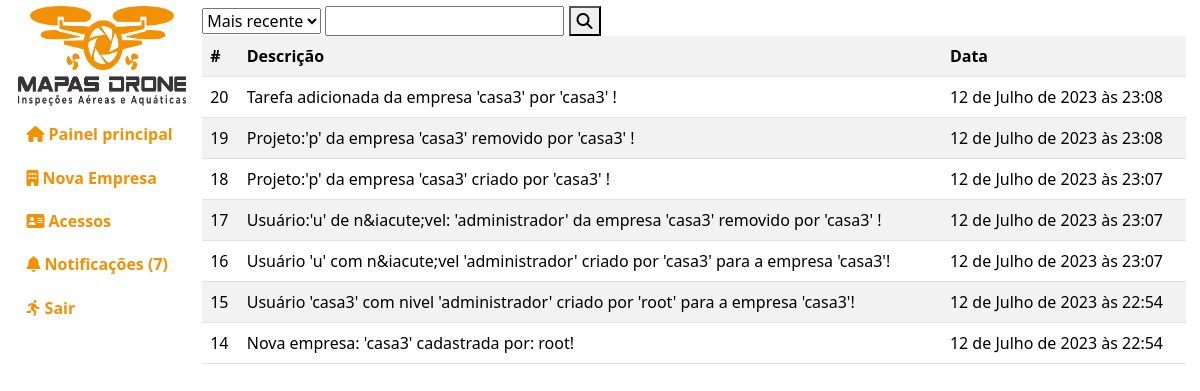
Before: /administracao/notificacoes/ (signed in) with the older database file.
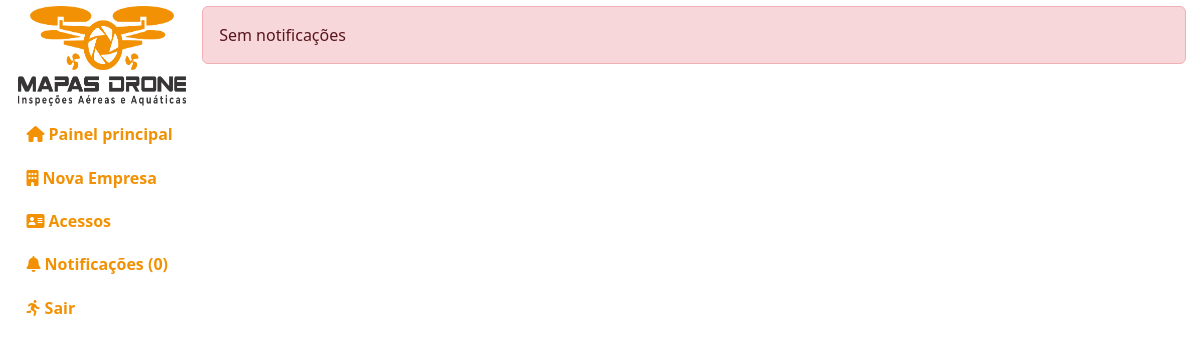
After: the same page with the newer database file.
### empresa/models.py (models this page shows, shortened)
class Notificacoes(models.Model):
    descricao = models.TextField(default="")
    empresa = models.ForeignKey(Empresa, on_delete=models.CASCADE, default="")
    visto = models.BooleanField(default=0)
    data = models.DateTimeField(default=timezone.now)
    class Meta:
        db_table = "notificacoes"
        verbose_name = "Notificacao"
        verbose_name_plural = "Notificacoes"
        ordering = ["-id"]

### administracao/views.py (the view)
# urls.py: path("notificacoes/", views.notificacoes),
def notificacoes(request):
    if request.user.is_authenticated:
        notificacoes = pega_notificacoes(request=request)
        if request.method == "POST":
            if request.POST.get("pesquisa"):
                notificacoes = notificacoes.filter(
                    descricao__contains=request.POST.get("pesquisa"))
            if request.POST.get("ordem") == '2':
                notificacoes = notificacoes.order_by("id")
        pages = paginacao(request, data=notificacoes, qtd_pagina=10)
        update_notificacoes(notificacoes)
        context = {"notificacoes": notificacoes, "pages": pages}
        return render(request, "administracao/public/notificacoes.html", context)
    return redirect("/")

### administracao/views.py (called while the page is built)
def update_notificacoes(notificacoes):
    for n in notificacoes:
        up = Notificacoes.objects.filter(id=n.id)
        up.update(visto=1)

### index/auxiliar.py (called while the page is built)
def pega_notificacoes(request):
    try:
        login = Login.objects.get(usuario=request.user)
        notificacoes = Notificacoes.objects.filter(empresa=login.empresa)
    except:
        notificacoes = Notificacoes.objects.all()
    return notificacoes

### index/funcoes.py (called while the page is built)
def paginacao(request, data, qtd_pagina):
    paginacao = Paginator(data, qtd_pagina)
    page_num = request.GET.get('page')
    page = paginacao.get_page(page_num)
    return page

### templates/administracao/public/notificacoes.html (shortened to what this page needs)
{% extends 'base.html' %}
{% load static %}
{% load django_bootstrap5 %}
{% block css %}
<link rel="stylesheet" href="{% static 'index/css/administracao.css' %}">
{% endblock %}
{% block ld %}
{% if notificacoes %}
<div class="filtro">
    <form action="" method="post">
        <select name="ordem" id="ordem">
            <option value="1">Mais recente</option>
        </select>
        <input type="search" name="pesquisa" id="pesquisa" />
        <button>
            <i class="fa-solid fa-magnifying-glass"></i>
        </button>
    </form>
</div>
<table class="table table-striped">
    <tr>
        <th>#</th>
        <th>Descri&ccedil;&atilde;o</th>
        <th>Data</th>
    </tr>
    {% for page in pages %}
        <tr>
            <td>{{page.id}}</td>
            <td>{{page.descricao}}</td>
            <td>{{page.data}}</td>
        </tr>
    {% endfor %}
</table>
{% else %}
<div class="alert alert-danger">Sem notifica&ccedil;&otilde;es</div>
{% endif %}
{% endblock %}

### templates/base.html (shortened to what this page needs)
{% load static %}
{% load django_bootstrap5 %}
<!DOCTYPE html>
<html lang="pt-BR">
<head>
    {% bootstrap_css %}
    <link rel="stylesheet" href="{% static 'index/css/all.min.css' %}" />
    <link rel="stylesheet" href="{% static 'index/css/index.css' %}" />
    {% block css %}
    {% endblock %}
</head>
<body>
    <div class="le">
        {% block le %}
            {% include 'administracao/lateral-esquerda.html' %}
        {% endblock %}
    </div>
    <div class="ld">
        {% block ld %}
        {% endblock %}
    </div>
</body>
</html>

### templates/administracao/lateral-esquerda.html (shortened to what this page needs)
{% load static %}
<div class="lateral-esquerda">
    <div class="logo">
        <img src="{% static 'index/images/logo.png' %}" width="100%" height="100" alt="">
    </div>
    <a href="/">
        <i class="fa-solid fa-house"></i>
        <span>Painel principal</span>
    </a>
    {% if request.user.is_superuser %}
        <a href="{% url 'nova_empresa-empresa' %}">
            <i class="fa-solid fa-building"></i>
            <span>Nova Empresa</span>
        </a>
        <a href="/administracao/niveis/">
            <i class="fa-solid fa-address-card"></i>
            <span>Acessos</span>
        </a>
    {% endif %}
    <a href="/administracao/notificacoes/">
        <i class="fa-solid fa-bell"></i>
        <span>Notifica&ccedil;&otilde;es ({{notificacoes|length}})</span>
    </a>
    <a href="{% url 'logout-index' %}">
        <i class="fa-solid fa-person-running"></i>
        <span>Sair</span>
    </a>
</div>

### index/static/index/css/index.css (style rules this page uses)
body { overflow:hidden; }

### index/static/index/css/administracao.css (style rules this page uses)
div.le, div.ld { display:inline-block; height: 100vh; padding:0.5%; overflow: auto; }
div.le { width: 15%; border-radius:10px; margin-left:1%; }
div.le div.logo { margin-bottom: 5%; }
div.le a { display: block; height:40px; line-height: 40px; margin-bottom:2%; padding-left:5%; font-weight: bold; color:#f19103; text-decoration:none; }
div.ld { width: 83%; background-color:#fff; }

Changed rows visible on the page:
removed Notificacoes: id "20", descricao "Tarefa adicionada da empresa 'casa3' por 'casa3' !", data "12 de Julho de 2023 às 23:08"
removed Notificacoes: id "19", descricao "Projeto:'p' da empresa 'casa3' removido por 'casa3' !", data "12 de Julho de 2023 às 23:08"
removed Notificacoes: id "18", descricao "Projeto:'p' da empresa 'casa3' criado por 'casa3' !", data "12 de Julho de 2023 às 23:07"
removed Notificacoes: id "17", descricao "Usuário:'u' de n&iacute;vel: 'administrador' da empresa 'casa3' removido por 'casa3' !", data "12 de Julho de 2023 às 23:07"
removed Notificacoes: id "16", descricao "Usuário 'u' com n&iacute;vel 'administrador' criado por 'casa3' para a empresa 'casa3'!", data "12 de Julho de 2023 às 23:07"
removed Notificacoes: id "15", descricao "Usuário 'casa3' com nivel 'administrador' criado por 'root' para a empresa 'casa3'!", data "12 de Julho de 2023 às 22:54"
removed Notificacoes: id "14", descricao "Nova empresa: 'casa3' cadastrada por: root!", data "12 de Julho de 2023 às 22:54"
Other visible differences:
{{ notificacoes|length }}: "7" → "0"
form field ordem: "Mais recente" → (not shown)
text no longer shown: "# Descrição Data"
text now shown: "Sem notificações"
